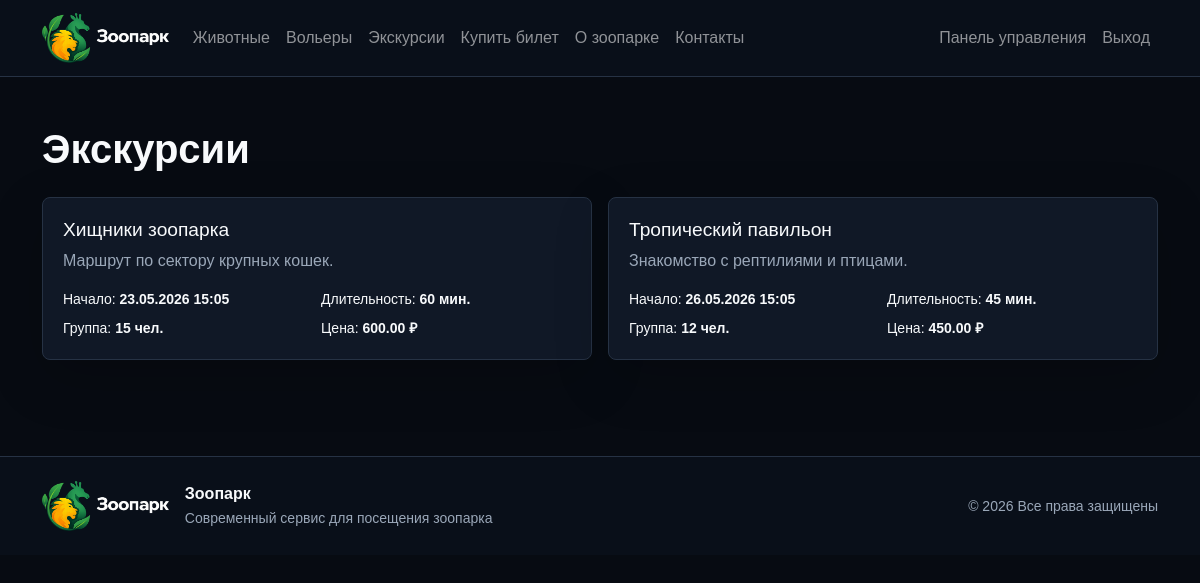
The page /excursions.php (signed in) on the database its author committed.
### tables this page shows
CREATE TABLE excursions (
    id INT AUTO_INCREMENT PRIMARY KEY,
    employee_id INT NOT NULL,
    title VARCHAR(160) NOT NULL,
    description TEXT,
    start_time DATETIME NOT NULL,
    duration_minutes INT NOT NULL,
    max_people INT NOT NULL,
    price DECIMAL(10,2) NOT NULL DEFAULT 0,
    is_active BOOLEAN NOT NULL DEFAULT TRUE,
    CONSTRAINT fk_excursions_employee FOREIGN KEY (employee_id) REFERENCES employees(id)
);

### config/db.php (called while the page is built, shortened)
<?php
function db(): PDO
{
    static $pdo = null;
    if ($pdo instanceof PDO) {
        return $pdo;
    }
    $dsn = 'mysql:host=' . DB_HOST . ';dbname=' . DB_NAME . ';charset=' . DB_CHARSET;
    $pdo = new PDO($dsn, DB_USER, DB_PASS, [
        PDO::ATTR_ERRMODE => PDO::ERRMODE_EXCEPTION,
        PDO::ATTR_DEFAULT_FETCH_MODE => PDO::FETCH_ASSOC,
        PDO::ATTR_EMULATE_PREPARES => false,
    ]);
    return $pdo;
}

### includes/functions.php (called while the page is built, shortened)
<?php
require_once __DIR__ . '/../config/db.php';
function e(?string $value): string
{
    return htmlspecialchars((string)$value, ENT_QUOTES | ENT_SUBSTITUTE, 'UTF-8');
}

### excursions.php (the view)
<?php require __DIR__ . '/templates/header.php'; ?>
<section class="container py-5">
    <h1 class="section-title">Экскурсии</h1>
    <div class="row g-3">
        <?php foreach (db()->query('SELECT * FROM view_excursions_full WHERE is_active=1 ORDER BY start_time') as $ex): ?>
            <div class="col-md-6"><div class="app-card h-100">
                <h2><?= e($ex['title']) ?></h2>
                <p class="text-secondary"><?= e($ex['description']) ?></p>
                <div class="row g-2 small">
                    <div class="col-6">Начало: <strong><?= date('d.m.Y H:i', strtotime($ex['start_time'])) ?></strong></div>
                    <div class="col-6">Длительность: <strong><?= e((string)$ex['duration_minutes']) ?> мин.</strong></div>
                    <div class="col-6">Группа: <strong><?= e((string)$ex['max_people']) ?> чел.</strong></div>
                    <div class="col-6">Цена: <strong><?= e((string)$ex['price']) ?> ₽</strong></div>
                </div>
            </div></div>
        <?php endforeach; ?>
    </div>
</section>
<?php require __DIR__ . '/templates/footer.php'; ?>

### assets/css/style.css (style rules this page uses)
:root { --bg: #070b12; --panel: #101826; --panel-2: #151f2f; --line: #263244; --text: #f8fafc; --muted: #9aa7b8; --green: #19c37d; --orange: #ff9f1c; --blue: #0f2742; }
body { background: var(--bg); color: var(--text); font-family: Arial, sans-serif; }
.text-secondary { color: var(--muted) !important; }
.section-title { margin-bottom: 1.5rem; font-weight: 800; }
.app-card, .app-panel, .auth-card, .metric-card { position: relative; z-index: 2; background: var(--panel); border: 1px solid var(--line); border-radius: 8px; padding: 1.25rem; box-shadow: 0 18px 55px rgba(0, 0, 0, 0.18); }
.app-card h2, .app-card h3 { font-size: 1.2rem; }

### rows shown on the page
excursions: title "Хищники зоопарка", description "Маршрут по сектору крупных кошек.", start_time "23.05.2026 15:05", duration_minutes "60", max_people "15", price "600.00"
excursions: title "Тропический павильон", description "Знакомство с рептилиями и птицами.", start_time "26.05.2026 15:05", duration_minutes "45", max_people "12", price "450.00"
